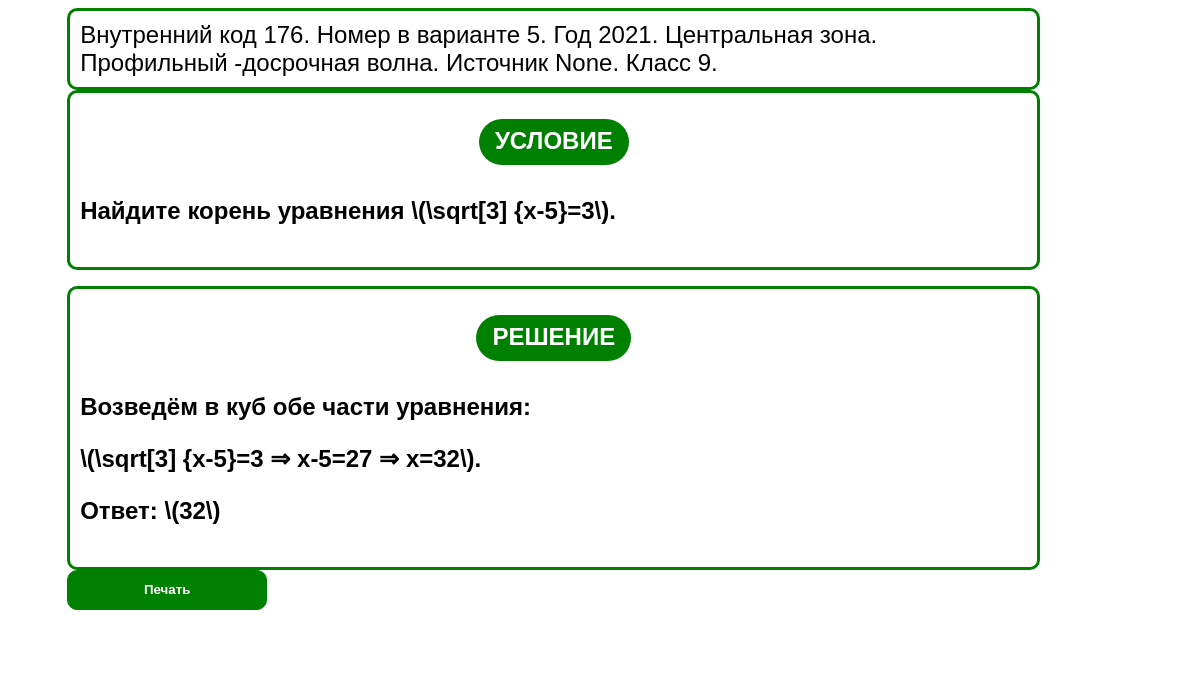
The app's page /task/176/, older data.
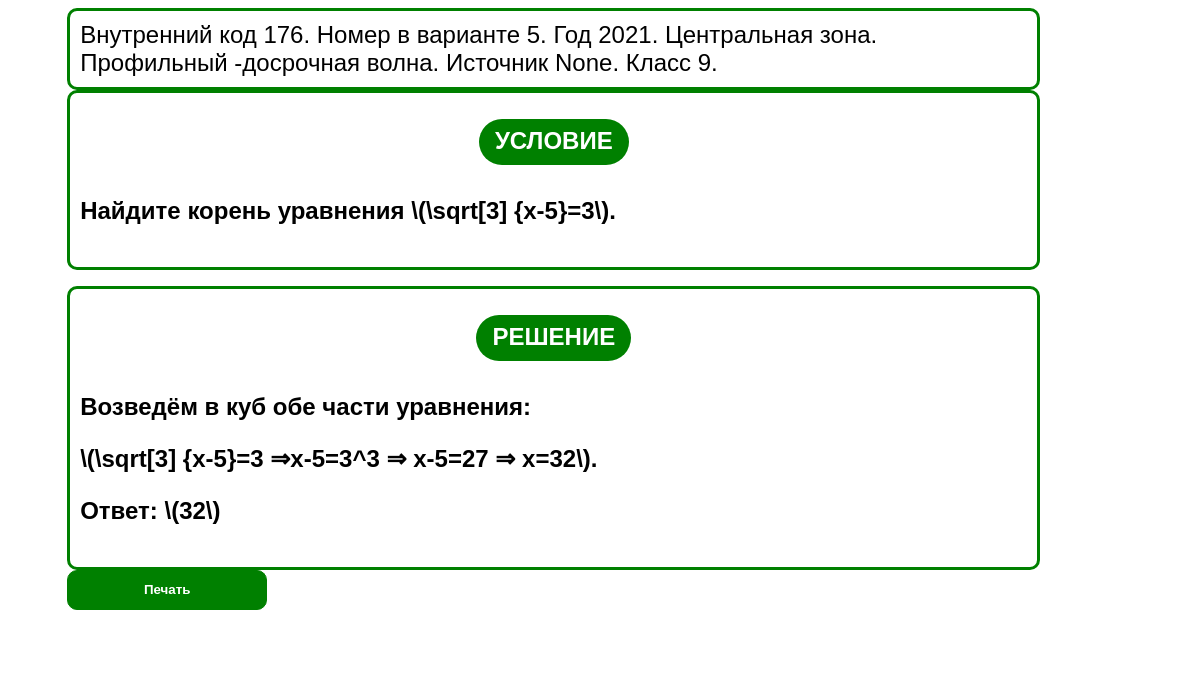
The same page, newer data.
### main/models.py (models this page shows, shortened)
class Probl(models.Model):
    condition_txt = models.TextField(blank=True, null=True, default='')
    solution_txt = models.TextField(blank=True, null=True, default='')
    hint_txt = models.CharField(max_length=1000, blank=True, null=True, default='')
    complexity = models.IntegerField(blank=True, null=True, default=0)
    topic = models.ForeignKey('topic', on_delete=models.PROTECT, default='')
    result = models.CharField(max_length=200, blank=True, null=True, default='')
    result_full = models.CharField(max_length=200, blank=True, null=True, default='')
    ege = models.IntegerField(blank=True, null=True, default=0)
    place_ege = models.CharField(max_length=100, blank=True, null=True, default='')
    tip_ege = models.IntegerField(blank=True, null=True, default=0)
    gkey = models.CharField(max_length=20, blank=True, null=True, default='')
    number_task = models.IntegerField(blank=True, null=True, default=0)
    variant = models.IntegerField(blank=True, null=True, default=0)
    source = models.CharField(max_length=100, blank=True, null=True, default='')
    name_potok = models.CharField(max_length=50, blank=True, null=True, default='')
    date = models.DateTimeField(blank=True, null=True)
    school_class = models.IntegerField(blank=True, null=True, default=0)
    nopor = models.IntegerField(blank=True, null=True, default=0)
    class Meta:
        verbose_name = 'probl'
        verbose_name_plural = 'probls'

### main/views.py (the view)
# urls.py: path('task/<int:pkk>/', views.task, name='task'),
def task(request, pkk):
    houm = 0
    if "DESKTOP" in socket.gethostname():
        houm = 1
    tsk = Probl.objects.get(pk=pkk)
    tp = Topic.objects.get(pk=tsk.topic_id)
    tsk.ege = tsk.gkey[0:4]
    tsk.place_ege = name_zone(zone(tsk.gkey))
    tsk.name_potok = name_potok(potok(tsk.gkey))
    context = {
        'tp':tp,
        'houm': houm,
        'tsk': tsk
    }
    return render(request, 'main/task.html', context=context)

### main/views.py (called while the page is built)
def zone(gkey):
    if gkey[6] == '_':
        u = gkey[5]
    else:
        u = gkey[5:7]
    return u

def potok(gkey):
    if gkey[6] == '_':
        u = gkey[7]
    else:
        u = gkey[8]
    return u

def name_potok(potokk):
    if potokk == '1':
        np = 'Профильный-основная волна'
    elif potokk == '2':
        np = 'Профильный -досрочная волна'
    elif potokk == '3':
        np = 'Профильный-резервный день основной волны'
    elif potokk == '4':
        np = 'Профильный-резервный день досрочной волны'
    elif potokk == '5':
        np = 'Базовый-основная волна'
    elif potokk == '6':
        np = 'Базовый -досрочная волна'
    elif potokk == '7':
        np = 'Базовый -резервный день основной волны'
    elif potokk == '8':
        np = 'Базовый-резервный день досрочной волны'
    else:
        np = '???'
    return np

def name_zone(zonne):
    if zonne == '1':
        nz = 'Калининградская область'
    elif zonne == '2':
        nz = 'Центральная зона'
    elif zonne == '3':
        nz = 'Урал'
    elif zonne == '5':
        nz = 'Сибирь'
    elif zonne == '9':
        nz = 'Дальный Восток'
    else:
        nz = '???'
    return nz

### main/templates/main/task.html (shortened to what this page needs)
<!doctype html>
<html lang="en" xmlns="http://www.w3.org/1999/html">
<head>
</head>
<body>
 {% autoescape off %}
 <div class="px_l">
    <a>Внутренний код {{tsk.pk}}.</a>
    <a>Номер в варианте {{tsk.number_task}}.</a>
    <a>Год {{tsk.ege}}.</a>
    <a>{{tsk.place_ege}}.</a>
    <a>{{tsk.name_potok}}.</a>
    <a>Источник {{tsk.source}}.</a>
    <a>Класс {{tsk.school_class}}.</a>
</div>
<div class="px_l">
    <div class="header-h1">
     <h1>Условие</h1>
    </div>
    {%if tsk.condition_txt%}
      <h4 align="left"> {{tsk.condition_txt }} </h4>
    {%endif%}
</div>
          <div class="px_l">
              <div class="header-h1">
     <h1>Решение</h1>
    </div>
             <h4 align="left"> {{tsk.solution_txt }} </h4>
           </div>
<div class="btn-group">
 <button style="height:40px;width:200px;border-radius:10px" onclick="window.print()">Печать</button>
</div>
{% endautoescape %}
</body>
</html>

Row changes from the older to the newer data that the page shows:
changed Probl "Центральная зона": solution_txt "Возведём в куб обе части уравнения: \\(\\sqrt[3] {x-5}=3 ⇒ x-5=27 ⇒ x=32\\). Ответ: \\(32\\)" → "Возведём в куб обе части уравнения: \\(\\sqrt[3] {x-5}=3 ⇒x-5=3^3 ⇒ x-5=27 ⇒ x=32\\). Ответ: \\(32\\)"
